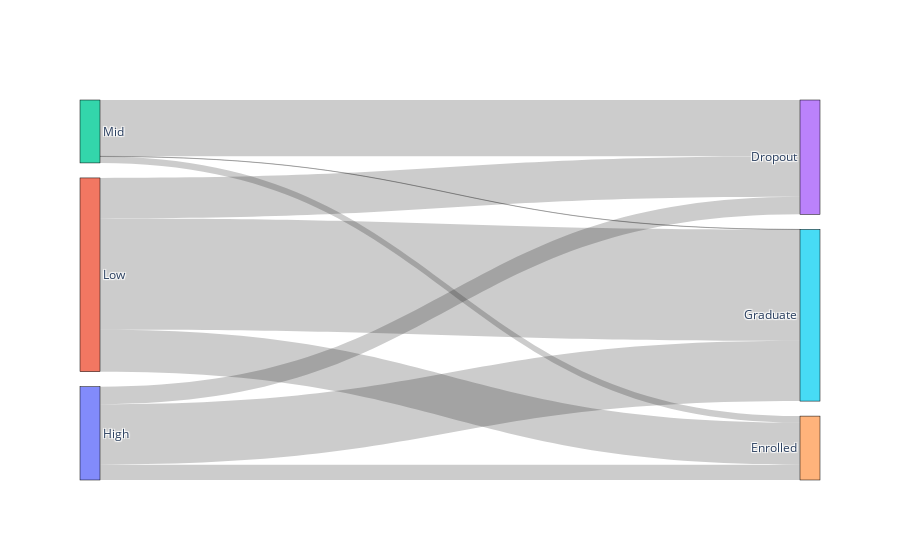

The notebook cell this image was saved under:
### Markdown cell above
#### Sankey diagram 
- This involves creating a sankey diagram and mapping the target variables to determie the path learners take based on performance clusters - low, mid, and high performance. It uses admission grade, 1st and second semester grades to create clusters
- This helps answer the question on whether there is a relationship between performance and dropping out of the course.

### Code cell
#  Create Performance Clusters
# Use admission grades, grades from the first and second semesters for clustering
cluster_features = ['Admission grade', 'Curricular units 1st sem (grade)', 'Curricular units 2nd sem (grade)']
# ['Curricular units 1st sem (grade)', 'Curricular units 2nd sem (grade)']
X = df[cluster_features].fillna(0)

# Standardize
X_scaled = StandardScaler().fit_transform(X)

# K-means clustering
kmeans = KMeans(n_clusters=3, random_state=42)
df['performance_cluster'] = kmeans.fit_predict(X_scaled)

# Map cluster to performance levels
df['performance_cluster'] = df['performance_cluster'].map({0: 'Low', 1: 'Mid', 2: 'High'})

# Map performance clusters to Target Outcomes grouped by performance cluster and target outcome
pathway = df.groupby(['performance_cluster', 'Target']).size().reset_index(name='count')

# Sankey Diagram
nodes = pd.unique(pathway[['performance_cluster', 'Target']].values.ravel('K'))
node_indices = {node: i for i, node in enumerate(nodes)}

# Map source and target 
pathway['source'] = pathway['performance_cluster'].map(node_indices)
pathway['target'] = pathway['Target'].map(node_indices)

# Create Sankey diagram
fig = go.Figure(data=[go.Sankey(
    node=dict(
        pad=15,
        thickness=20,
        line=dict(color="black", width=0.5),
        label=nodes
    ),
    link=dict(
        source=pathway['source'],
        target=pathway['target'],
        value=pathway['count']
    )
)])
# plot
fig.show()

### Figure 1 — Plotly figure (JSON) as saved in the notebook; plotly's stock layout.template omitted (floating-point values rounded to 4 significant figures)
{"data": [{"link": {"source": [0, 0, 0, 1, 1, 1, 2, 2, 2], "target": [3, 4, 5, 3, 4, 5, 3, 4, 5], "value": [218, 191, 750, 503, 523, 1382, 700, 80, 2]}, "node": {"label": ["High", "Low", "Mid", "Dropout", "Enrolled", "Graduate"], "line": {"color": "black", "width": 0.5}, "pad": 15, "thickness": 20}, "type": "sankey"}], "layout": {}}
